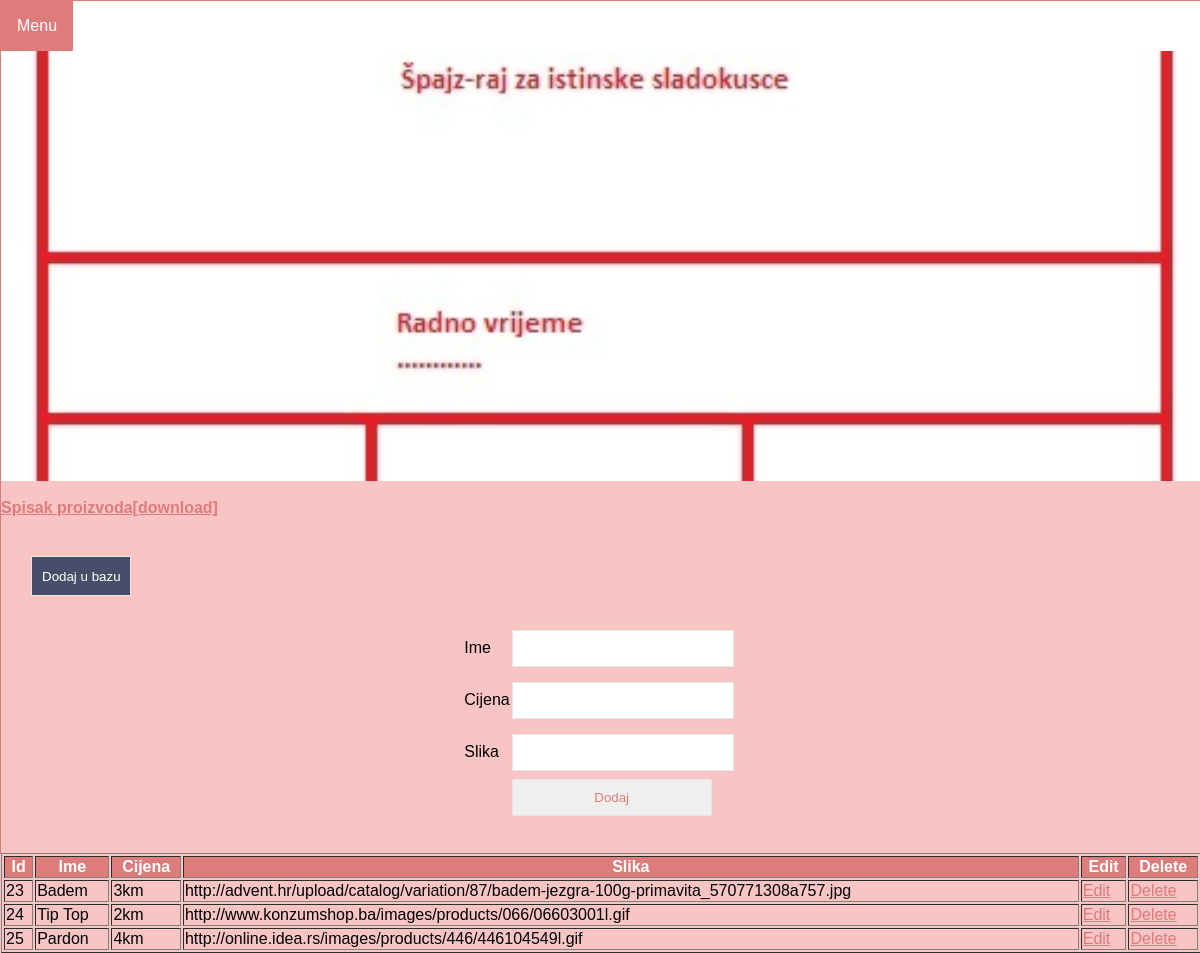
/DodajProizvod.php, run on the app's committed database.
### tables this page shows
CREATE TABLE `proizvod` (
  `id` int(11) NOT NULL,
  `administrator` int(11) NOT NULL,
  `ime` varchar(10) NOT NULL,
  `cijena` int(5) NOT NULL,
  `slika` text NOT NULL
);

### DodajProizvod.php (the view, shortened to what this page needs)
 <?php
 $link=mysqli_connect("localhost","selsebiil","wt");
 mysqli_select_db($link,"spajz");
 ?>
<!DOCTYPE HTML>
<HTML>
<HEAD>
	<link rel="stylesheet" type="text/css" href="Naslovna.css">
	<link rel="stylesheet" type="text/css" href="Proizvodi.css">
	<link rel="stylesheet" type="text/css" href="Kontakt.css">
</HEAD>
<BODY > <script type="text/javascript" src="js/funkcija.js"></script>
<div class="zaglavlje">
<div class="menu">
<?php
	if (isset($_SESSION['login']))
	{
	print "<button onclick='dropdown()' class='dugme'>Menu</button>
	 <div id='podstranice' class='dugme-sadrzaj'>
					<a href='index.php' TARGET='_self'>Naslovna</a>
                       	 <a href='ONama.php' TARGET='_self'>O nama</a>
                       	 <a href='Proizvodi.php' TARGET='_self'>Proizvodi</a>
                       	 <a href='Kontakt.php' TARGET='_self'>Kontakt</a>
						  <a href='DodajProizvod.php' TARGET='_self'>Dodaj proizvod</a>
					      <a href='Prijava.php' TARGET='_self'>Odjava</a>
   </div>
";
	}
	else {
	 print "<button onclick='dropdown()' class='dugme'>Menu</button>
	 <div id='podstranice' class='dugme-sadrzaj'>
					<a href='index.php' TARGET='_self'>Naslovna</a>
                       	 <a href='ONama.php' TARGET='_self'>O nama</a>
                       	 <a href='Proizvodi.php' TARGET='_self'>Proizvodi</a>
                       	 <a href='Kontakt.php' TARGET='_self'>Kontakt</a>
						 <a href='Prijava.php' TARGET='_self'>Prijava</a>
</div>";
	}
	?>
</div>
</div>
<section id="naslov" class="naslov-one">
	<div class="okvir">
		<div class="slika">
          <div class="header-tekst">
              <h1 class="tekst" >Proizvodi</h1>
          </div>
		</div>
	</div>
</section>
<div class="tabelaa">
<br>
<a href="proizvodi.csv" style="color:#DE7C7C" download><b>Spisak proizvoda[download]</b></a>
<br><br>
<form style="background-color:#F9C4C4" class="forma" method="post">
<p class="submit" >
			<input type="submit" name="submitUBazu" id="submit" value="Dodaj u bazu"  >
		</p>
		</form>
<form style="background-color:#F9C4C4" class="formaDodaj" method="post" >
    <table style="border-collapse:collapse"align="center" cellpading="2" cellspacing="2">
	   <tr>
	         <td><p>Ime</p></td>
			 <td ><input id="name"type="text" name="name" ></td>
			 <td ><p id="kom2"></p><td>
	   </tr>
	   <tr>
	         <td><p>Cijena</p></td>
			 <td ><input id="price"type="text" name="price"></td>
	   </tr>
	   <tr>
	         <td><p>Slika</p></td>
			 <td id="slika"><input type="text" name="url"></td>
	   </tr>
	    <tr>
	         <td>&nbsp;</td>
			 <td><input type="submit" name="submitSacuvaj" value="Dodaj"></td>
	   </tr>
	</table>
</form>
<br><br>
<table style="width:100%" style="border-collapse:collapse" align="left" cellpading="2" cellspacing="2" border="1" >
       <tr>
	       <th>Id</th>
		   <th>Ime</th>
		   <th>Cijena</th>
		   <th>Slika</th>
		   <th>Edit</th>
		    <th>Delete</th>
	   </tr>
	   <?php
	   $res=mysqli_query($link,"select * from proizvod");
	   while($row=mysqli_fetch_array($res))
	   {
		   echo "<tr>";
		      echo "<td>"; echo $row["id"]; echo "</td>";
		   echo "<td>"; echo $row["ime"]; echo "</td>";
		   echo "<td>"; echo $row["cijena"]; echo "km</td>";
		    echo "<td>"; echo $row["slika"]; echo "</td>";
			echo "<td><a style='color:#DE7C7C'href='Edit.php?id=".$row["id"]."' >Edit</a></td>";
               echo "<td><a style='color:#DE7C7C' href='Delete.php?id=".$row["id"]."' >Delete</a></td>";
		   echo "</tr>";
	   }
	   ?>
</table>
</BODY>
</HTML>

### Naslovna.css (style rules this page uses)
body { background:#F9C4C4; font-family: 'Source Sans Pro', sans-serif; font-style: normal; position: relative; max-width:1350px; width:100%; margin:0 auto; border:1px solid #DE7C7C; }
.zaglavlje { background-color:white; }
.dugme { background-color: #DE7C7C; color: white; padding: 16px; font-size: 16px; border:none; cursor: pointer; }
.menu { position: relative; display:inline-block; }
#naslov { -webkit-background-size: cover; background-size: cover; background-position: center center; text-align: center; padding-top: 130px; padding-bottom: 100px; max-width:1350px; width:100%; }
#naslov h1 { color:white; font-style:italic; font-size:30px; }
#naslov .header-tekst { background: none; border: 10px hidden; padding: 62px 20px 62px 20px; }
.naslov-one { background-image:url('naslovna.jpg'); background-repeat:no-repeat; height: 30vh; min-height: 200px; padding-top: 100px; max-height:200px; max-width:1350px; width:100%; }

### Proizvodi.css (style rules this page uses)
th { background-color: #DE7C7C; color: white; }
.formaDodaj { background-color:#DE7C7C; }

### Kontakt.css (style rules this page uses)
.forma { background-color:#DE7C7C; margin:0; padding-top:5px; padding-left:30px; padding-bottom:10px; }
input, textarea { padding: 10px; border: 1px solid #E5E5E5; width: 200px; color: #DE7C7C; }
.submit input { width: 100px; height: 40px; background-color: #474E69; color: white; }

### data on the page
proizvod: id "23", ime "Badem", cijena "3", slika "http://advent.hr/upload/catalog/variation/87/badem-jezgra-100g-primavita_570771308a757.jpg"
proizvod: id "24", ime "Tip Top", cijena "2", slika "http://www.konzumshop.ba/images/products/066/06603001l.gif"
proizvod: id "25", ime "Pardon", cijena "4", slika "http://online.idea.rs/images/products/446/446104549l.gif"
